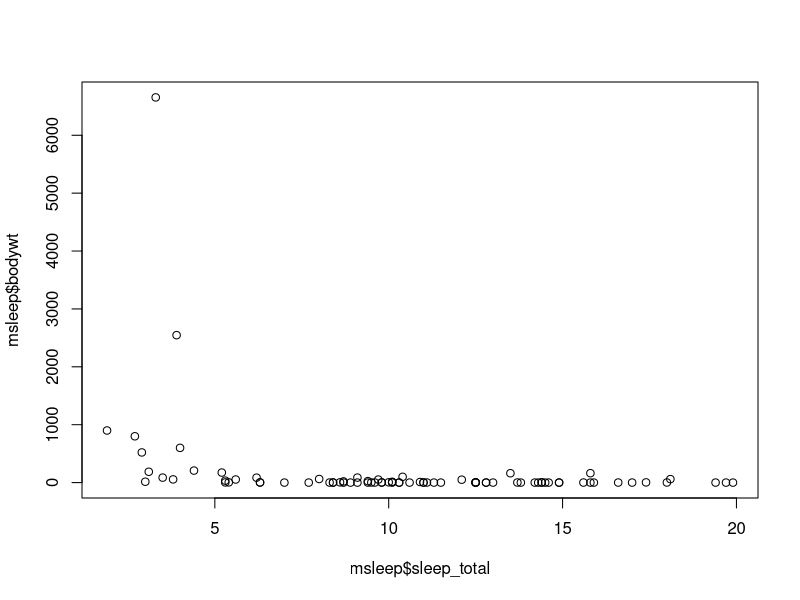
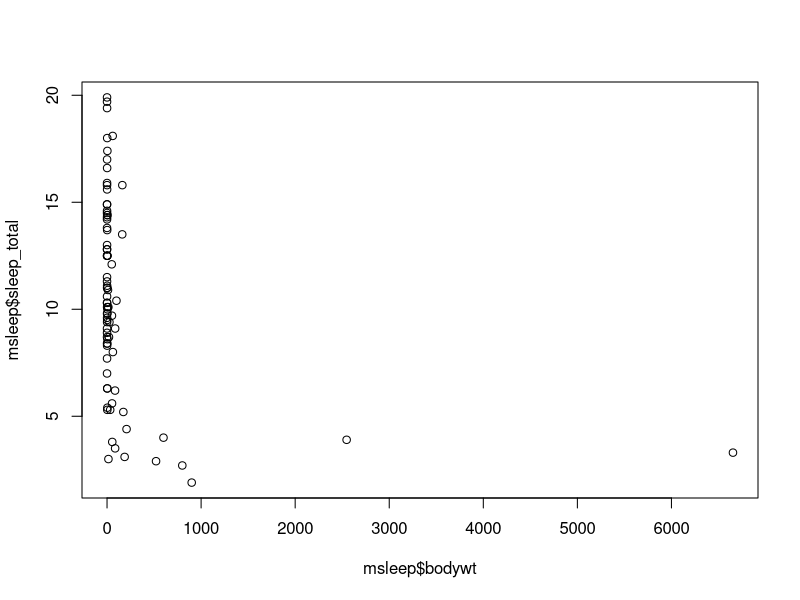
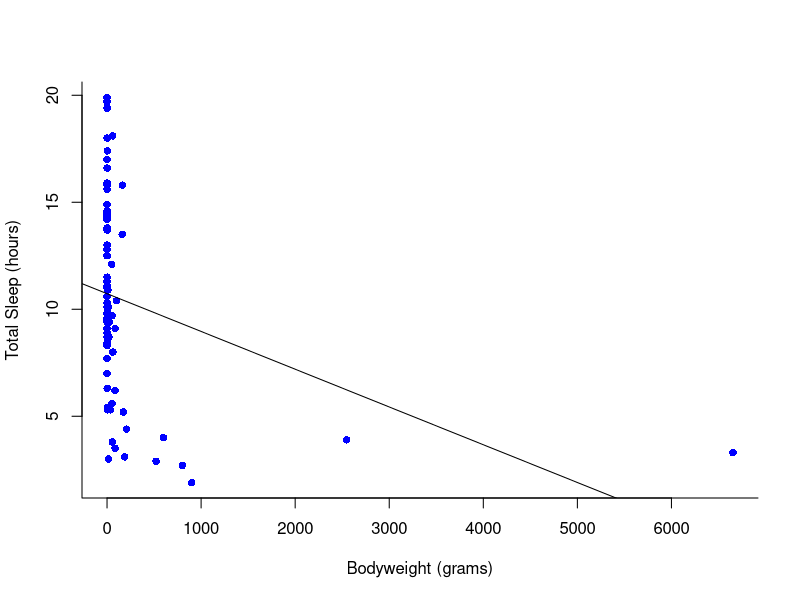
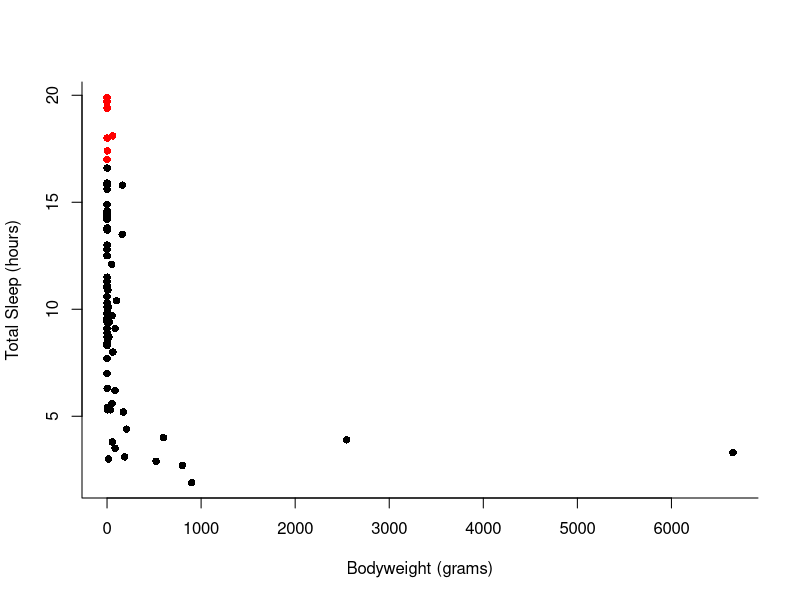
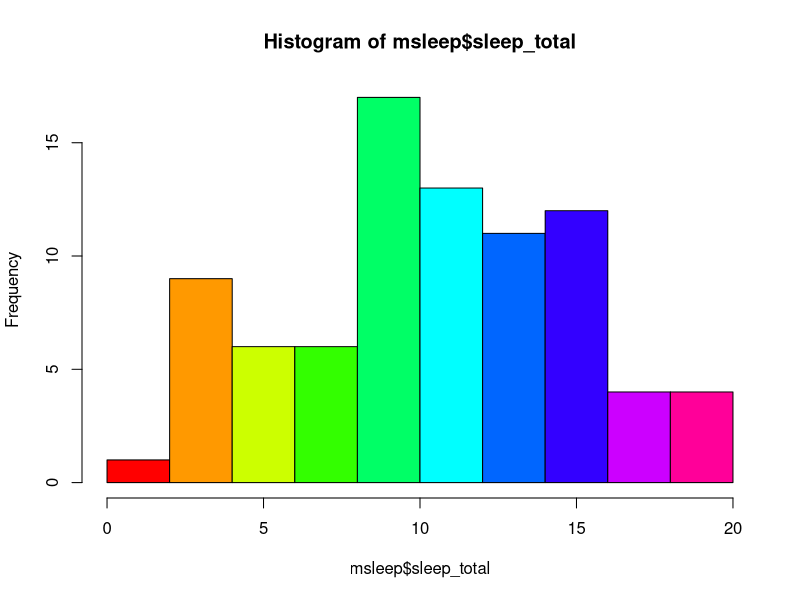
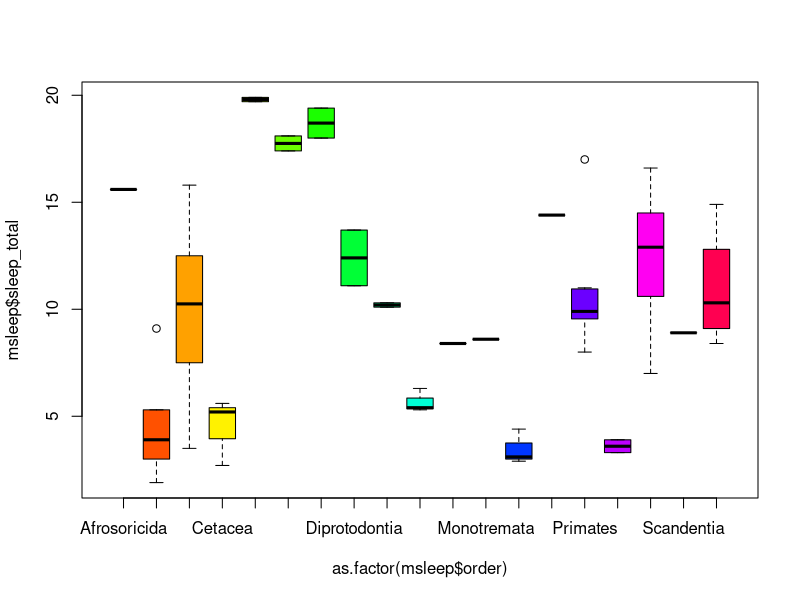
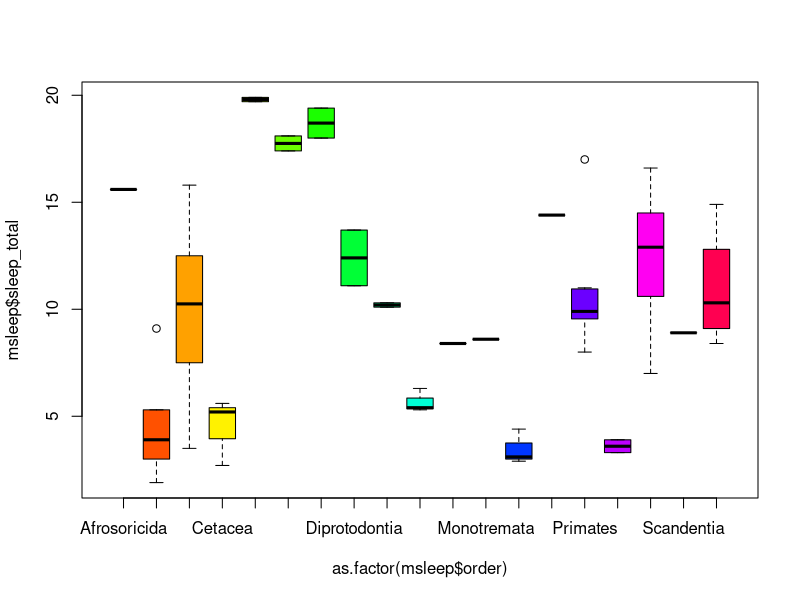
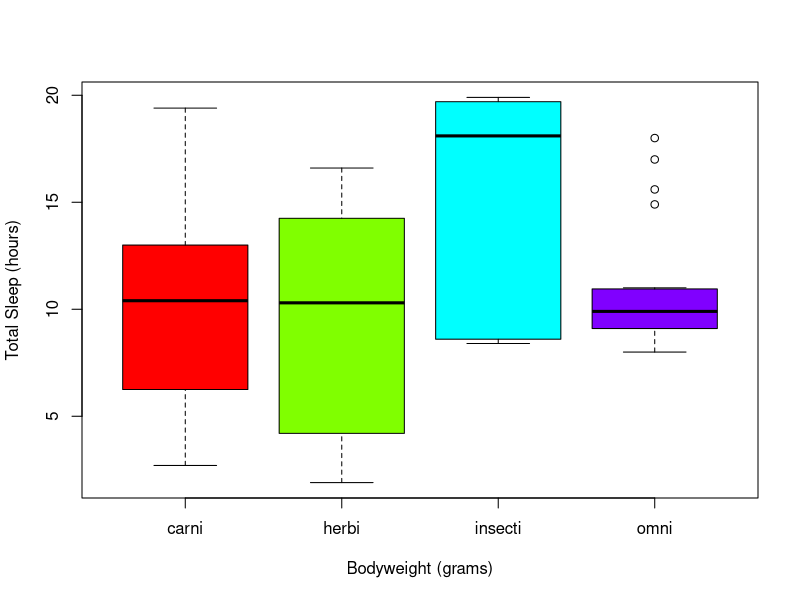

Write the R code that produced these figures, in order.
## ---- chunk 1
# Load the ggplot2 package
library(ggplot2)

# Load the msleep dataset
data(msleep)
## ---- chunk 2
# Create a scatterplot of total sleep versus bodyweight
plot(msleep$sleep_total, msleep$bodywt)
## ---- chunk 3
# Create a scatterplot with total sleep on the y-axis and bodyweight on the x-axis
plot(msleep$sleep_total ~ msleep$bodywt)
## ---- chunk 4
# Add labels to the x-axis and y-axis
plot(msleep$sleep_total ~ msleep$bodywt,
     pch = 16,
     col = "blue",
     bty = "L",
     xlab = "Bodyweight (grams)",
     ylab = "Total Sleep (hours)")
# Add a line of best fit using a linear model
abline(lm(msleep$sleep_total ~ msleep$bodywt))
## ---- chunk 5
# Create an empty column named colors in the msleep dataframe
msleep$colors = NA

# Assign red to animals that sleep 17 hours or more
msleep$colors[msleep$sleep_total >= 17] <- "red"

# Assign black to animals that sleep less than 17 hours
msleep$colors[msleep$sleep_total < 17] <- "black"
## ---- chunk 6
# Create a scatterplot with points colored by total sleep duration
plot(msleep$sleep_total ~ msleep$bodywt,
     pch = 16,
     col = msleep$colors,
     bty = "L",
     xlab = "Bodyweight (grams)",
     ylab = "Total Sleep (hours)")
## ---- chunk 7
# Create a histogram of total sleep and use 10 rainbow colors
hist(msleep$sleep_total, col = rainbow(10))
## ---- chunk 8
# Create a boxplot of total sleep across different animal orders
plot(msleep$sleep_total ~ as.factor(msleep$order), col = rainbow(19))
## ---- chunk 9
# Create a boxplot of total sleep across different animal orders
boxplot(msleep$sleep_total ~ as.factor(msleep$order), col = rainbow(19))
## ---- chunk 10
# Create a plot comparing total sleep across different types of consumers
plot(msleep$sleep_total ~ as.factor(msleep$vore),
     col = rainbow(4),
     xlab = "Bodyweight (grams)",
     ylab = "Total Sleep (hours)")
## ---- chunk 11
# Load the states dataset
data(state)

# Convert the dataset into a dataframe
states = as.data.frame(state.x77)

# Examine the dataframe
str(states)

# Create an initial ggplot
ggplot(data=states)
## ---- chunk 12
# Set the x and y variables using aes()
ggplot(data=states, aes(x=Population, y=Income)) +

# Add points to create the scatterplot
  geom_point()
## ---- chunk 13
# Create a scatterplot of population versus income
ggplot(data=states, aes(x=Population, y=Income)) +

# Add blue points and adjust their size
  geom_point(color="blue", size=3)
## ---- chunk 14
# Create a scatterplot and add a linear regression line
ggplot(data=states, aes(x=Population, y=Income))+geom_point()+geom_smooth(method="lm")
## ---- chunk 15
# Create the scatterplot with a line of best fit and a minimal theme
ggplot(data=states, aes(x=Population, y=Income))+geom_point()+geom_smooth(method="lm")+theme_minimal()
## ---- chunk 16
# Plot income against illiteracy, with points colored by population
ggplot(data=states, aes(x=Income, y=Illiteracy, color=Population)) +geom_point()+geom_smooth(method="lm", color="red")+theme_classic()
## ---- chunk 17
# Convert vore to a factor to group and color animals by diet
ggplot(msleep, aes(y=sleep_total, x=sleep_rem, group=as.factor(vore), color=as.factor(vore))) +geom_point()
## ---- chunk 18
# Add labels, change the theme, and customize the diet legend
ggplot(msleep, aes(y=sleep_total, x=sleep_rem, group=as.factor(vore), color=as.factor(vore)))+
  geom_point()+
  labs(y= "Total Sleep (hours)", x= "REM sleep (hours)")+
  theme_minimal()+
  scale_color_manual(name="Diet",
                     labels = c("Carnivore",
                                "Herbivore",
                                "Insectivore",
                                "Omnivore",
                                "NA"),
                     values = c("carni"="blue",
                                "herbi"="red",
                                "insecti"="green",
                                "omni"="brown",
                                "NA"="orange"))
## ---- chunk 19
# Assign the plot to an object
g<-ggplot(msleep, aes(y=sleep_total, x=sleep_rem, group=as.factor(vore), color=as.factor(vore)))+
  geom_point()+
  labs(y= "Total Sleep (hours)", x= "REM sleep (hours)")+
  theme_minimal()+
  scale_color_manual(name="Diet",
                     labels = c("Carnivore",
                                "Herbivore",
                                "Insectivore",
                                "Omnivore",
                                "NA"),
                     values = c("carni"="blue",
                                "herbi"="red",
                                "insecti"="green",
                                "omni"="brown",
                                "NA"="orange"))
g
## ---- chunk 20
# Create a scatterplot grouped and colored by species
ggplot(iris, aes(y=Sepal.Length, x=Sepal.Width, group=Species, color=Species))+
  geom_point()+
  facet_wrap(~Species)+
  geom_smooth(method="lm")
## ---- chunk 21
# Create a plot of chick weight over time grouped by diet
ggplot(ChickWeight, aes(x=Time, y=weight, group=Diet, color=Diet))+
  stat_summary(fun=mean, geom="point", size=1)+
  stat_summary(fun=mean, geom="line", size=1)+
  stat_summary(fun.data = mean_se, geom = "errorbar",
               aes(width=0.1), size=0.5)
